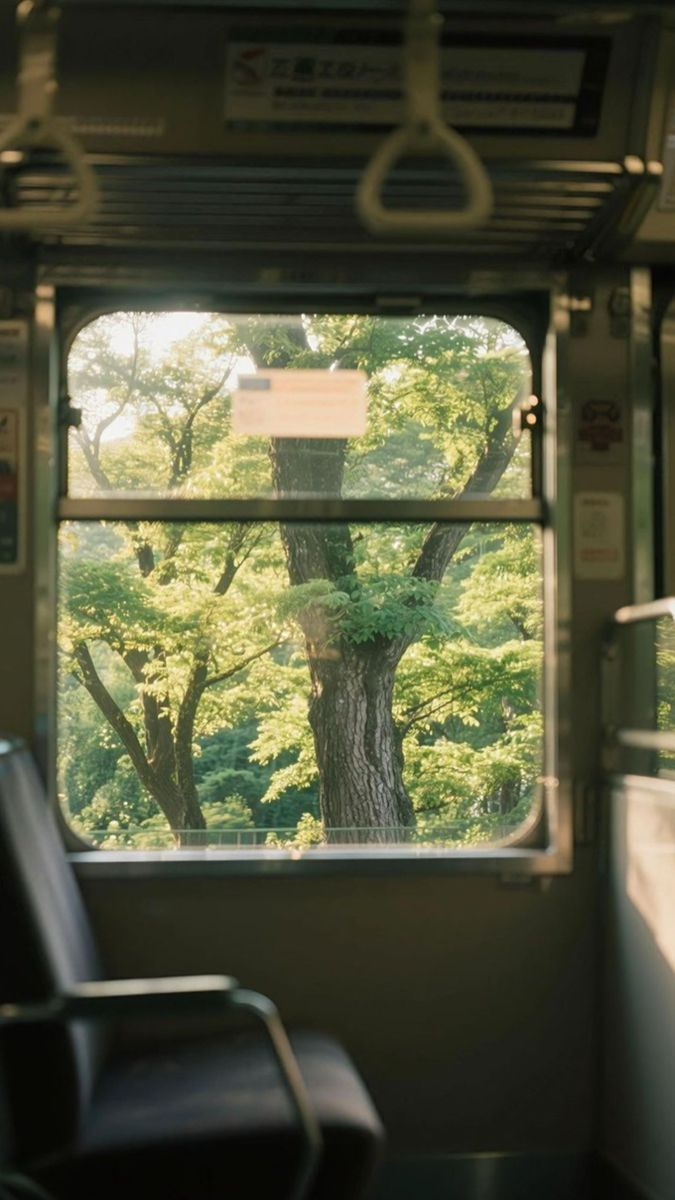
#> input picture contrast image processing/input.jpg, 675 x 1200 px
$ python contrast.py
#> lines starting #> are read from the running program, lines starting #| are printed output that depends on the picture
import os
import cv2
import numpy as np
import matplotlib.pyplot as plt

from skimage.metrics import (
    mean_squared_error,
    peak_signal_noise_ratio,
    structural_similarity,
)

def simple_ahe(channel, tile_size):
    h, w = channel.shape
    tile_h, tile_w = tile_size
    result = np.zeros_like(channel)

    for y0 in range(0, h, tile_h):
        for x0 in range(0, w, tile_w):
            y1 = min(y0 + tile_h, h)
            x1 = min(x0 + tile_w, w)

            tile = channel[y0:y1, x0:x1]
            result[y0:y1, x0:x1] = cv2.equalizeHist(tile)

    return result


def enhance_rgb_channels(input_path, output_path, method):
    img_bgr = cv2.imread(input_path)

    if img_bgr is None:
        raise ValueError("이미지를 불러올 수 없습니다.")

    img_rgb = cv2.cvtColor(img_bgr, cv2.COLOR_BGR2RGB)
    r, g, b = cv2.split(img_rgb)

    if method == "he":
        r2 = cv2.equalizeHist(r)
        g2 = cv2.equalizeHist(g)
        b2 = cv2.equalizeHist(b)

    elif method == "ahe":
        r2 = simple_ahe(r, tile_size=(64, 64))
        g2 = simple_ahe(g, tile_size=(64, 64))
        b2 = simple_ahe(b, tile_size=(64, 64))

    elif method == "clahe":
        clahe = cv2.createCLAHE(clipLimit=2.0, tileGridSize=(8, 8))
        r2 = clahe.apply(r)
        g2 = clahe.apply(g)
        b2 = clahe.apply(b)

    else:
        raise ValueError("method는 'he', 'ahe', 'clahe' 중 하나여야 합니다.")

    result_rgb = cv2.merge((r2, g2, b2))
    result_bgr = cv2.cvtColor(result_rgb, cv2.COLOR_RGB2BGR)

    ok = cv2.imwrite(output_path, result_bgr)
    if not ok:
        raise ValueError(f"이미지 저장 실패: {output_path}")

    return result_bgr


def compute_metrics(ref_rgb, test_rgb):
    ref_f = ref_rgb.astype(np.float32)
    test_f = test_rgb.astype(np.float32)

    mse = mean_squared_error(ref_f, test_f)
    psnr = peak_signal_noise_ratio(ref_f, test_f, data_range=255)
    ssim = structural_similarity(ref_f, test_f, data_range=255, channel_axis=2)

    return mse, psnr, ssim


def plot_images_histograms_and_metrics():
    image_paths = [
        ("Input", "input.jpg"),
        ("RGB HE", "outputs/output_rgb_he.jpg"),
        ("RGB AHE", "outputs/output_rgb_ahe.jpg"),
        ("RGB CLAHE", "outputs/output_rgb_clahe.jpg"),
    ]

    ref_bgr = cv2.imread("input.jpg")
    if ref_bgr is None:
        raise ValueError("기준 이미지 input.jpg를 불러올 수 없습니다.")
    ref_rgb = cv2.cvtColor(ref_bgr, cv2.COLOR_BGR2RGB)

    fig, axes = plt.subplots(4, 5, figsize=(24, 16))
    fig.suptitle("Image + RGB Histograms + Metrics", fontsize=18)

    colors = ["r", "g", "b"]
    channel_names = ["R", "G", "B"]

    for row, (title, path) in enumerate(image_paths):
        img_bgr = cv2.imread(path)
        if img_bgr is None:
            raise ValueError(f"이미지를 불러올 수 없습니다: {path}")

        img_rgb = cv2.cvtColor(img_bgr, cv2.COLOR_BGR2RGB)

        ax_img = axes[row, 0]
        ax_img.imshow(img_rgb)
        ax_img.set_title(f"{title} - Image")
        ax_img.axis("off")

        for ch in range(3):
            hist = cv2.calcHist([img_rgb], [ch], None, [256], [0, 256])

            ax = axes[row, ch + 1]
            ax.plot(hist, color=colors[ch], linewidth=1.5)
            ax.set_title(f"{title} - {channel_names[ch]}")
            ax.set_xlim([0, 256])
            ax.set_xlabel("Pixel Value")
            ax.set_ylabel("Count")
            ax.grid(alpha=0.3)

        ax_text = axes[row, 4]
        ax_text.axis("off")

        if title == "Input":
            metric_text = (
                "Reference Image\n\n"
                "MSE  : 0.0000\n"
                "PSNR : inf\n"
                "SSIM : 1.0000"
            )
        else:
            mse, psnr, ssim = compute_metrics(ref_rgb, img_rgb)
            metric_text = (
                f"{title} vs Input\n\n"
                f"MSE  : {mse:.4f}\n"
                f"PSNR : {psnr:.4f}\n"
                f"SSIM : {ssim:.4f}"
            )

        ax_text.text(
            0.05, 0.5, metric_text,
            fontsize=13,
            va="center",
            ha="left",
            bbox=dict(boxstyle="round", facecolor="whitesmoke", edgecolor="gray")
        )

    plt.tight_layout(rect=[0, 0, 1, 0.97])
    plt.savefig("outputs/image_hist_metrics.png", dpi=200)
    plt.close()


def main():
    os.makedirs("outputs", exist_ok=True)

    enhance_rgb_channels("input.jpg", "outputs/output_rgb_he.jpg", method="he")
#> in enhance_rgb_channels, img_bgr is the input picture: shape (1200, 675, 3); mean B, G, R 59.9, 83.2, 81.9
#> in enhance_rgb_channels, `r, g, b = cv2.split(img_rgb)`:
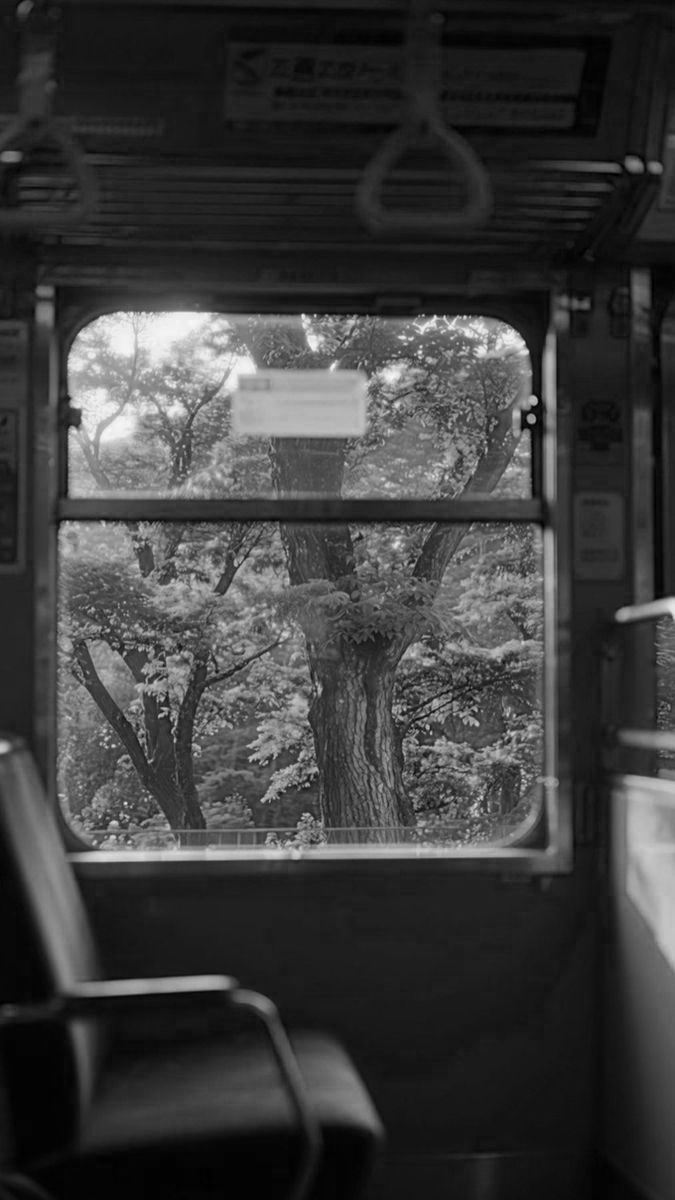
#> b: shape (1200, 675); min 0, max 251, mean 59.9
    enhance_rgb_channels("input.jpg", "outputs/output_rgb_ahe.jpg", method="ahe")
#> after the loop in simple_ahe, `for y0 in range(0, h, tile_h):`:
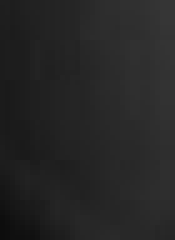
#> tile: shape (48, 35) (shown 5 times larger); min 13, max 54, mean 37.6
#> call 2 of simple_ahe, with tile_size = (64, 64)
#> after the loop in simple_ahe (call 2), `for y0 in range(0, h, tile_h):`:
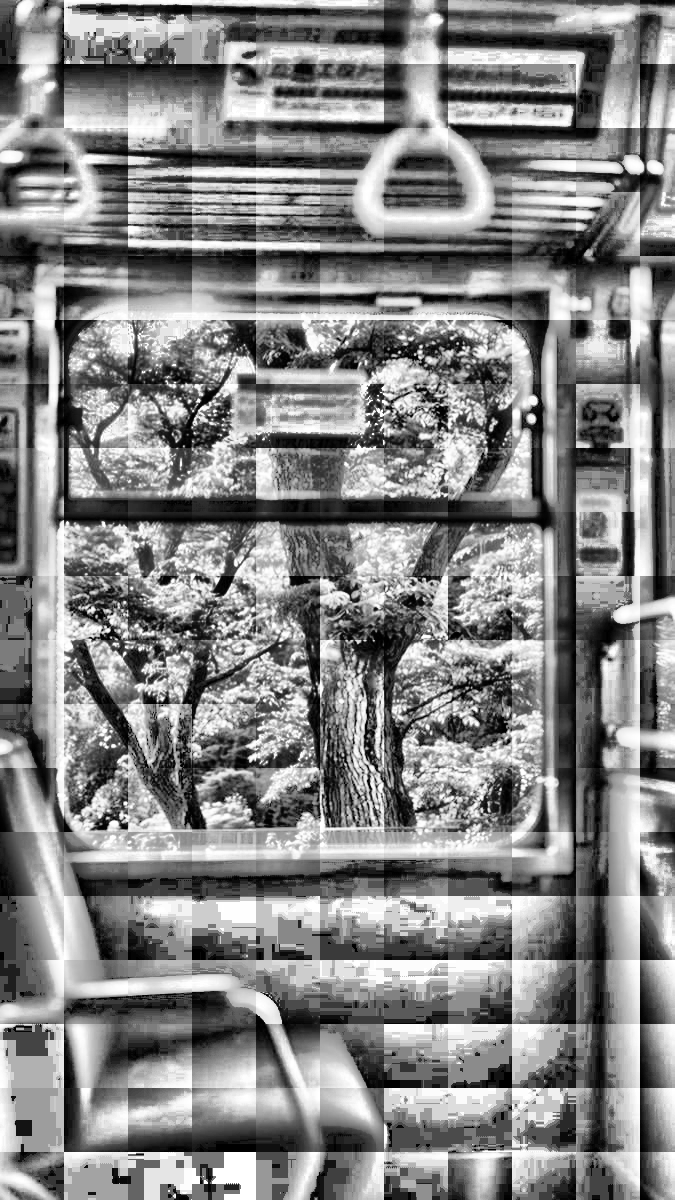
#> result: shape (1200, 675); min 0, max 255, mean 133
#> call 3 of simple_ahe, with tile_size = (64, 64)
#> after the loop in simple_ahe (call 3), `for y0 in range(0, h, tile_h):`:
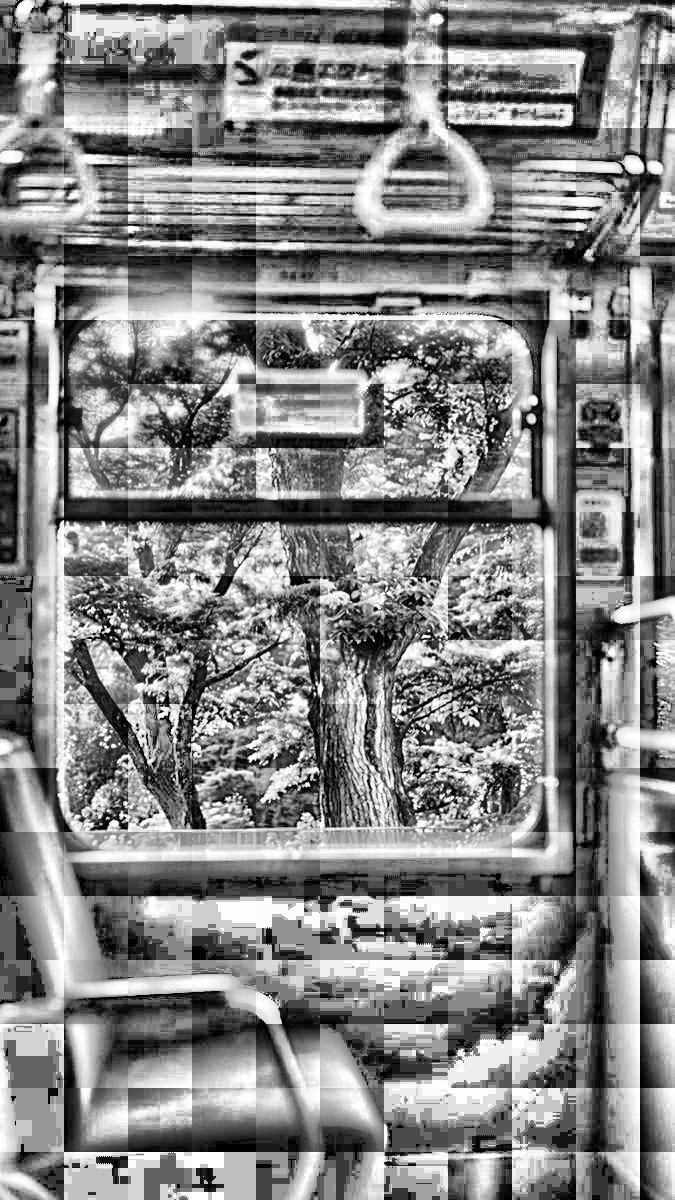
#> result: shape (1200, 675); min 0, max 255, mean 133.8
    enhance_rgb_channels("input.jpg", "outputs/output_rgb_clahe.jpg", method="clahe")
#> call 3 of enhance_rgb_channels, with input_path = 'input.jpg', output_path = 'outputs/output_rgb_clahe.jpg', method = 'clahe'
#> in enhance_rgb_channels (call 3), `result_rgb = cv2.merge((r2, g2, b2))`:
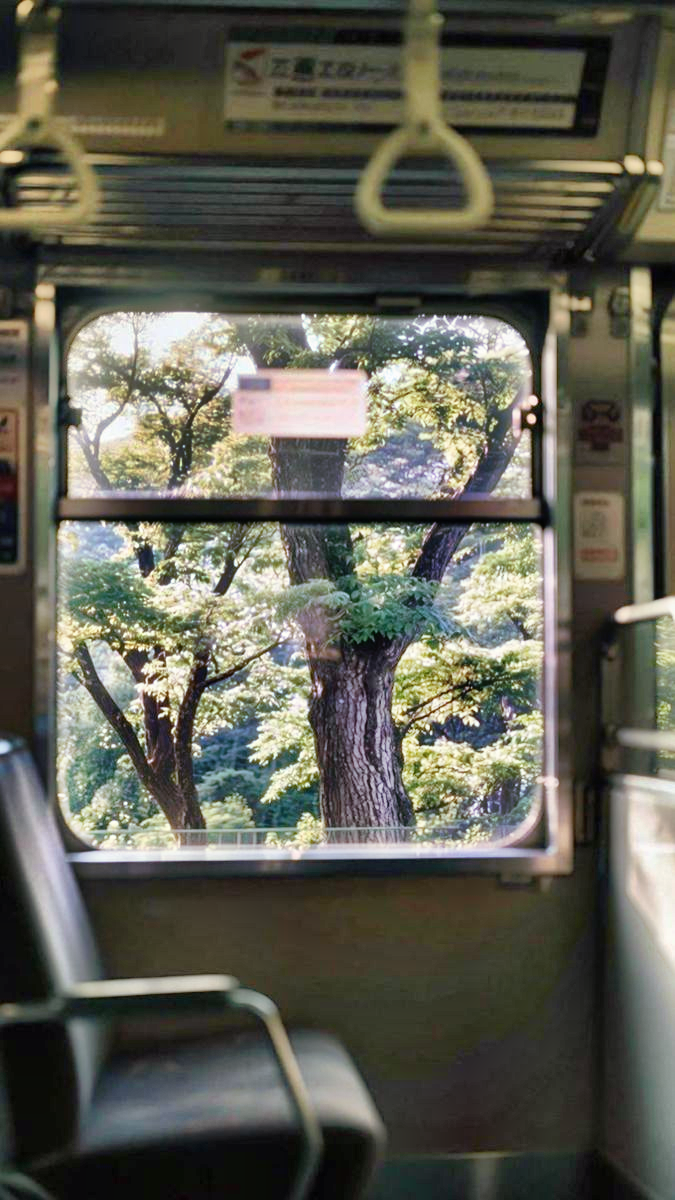
#> result_rgb: shape (1200, 675, 3); mean R, G, B 95.1, 94.9, 82.7

    plot_images_histograms_and_metrics()
#> in plot_images_histograms_and_metrics, `image_paths = [ ("Input", "input.jpg"), ("RGB HE", "outputs/output_rgb..`: image_paths = [('Input', 'input.jpg'), ('RGB HE', 'outputs/output_rgb_he.jpg'), ('RGB AHE', 'outputs/output_rgb_ahe.jpg'), ('RGB CLAHE', 'outputs/output_rgb_clahe.jpg')]
#> in plot_images_histograms_and_metrics, `plt.savefig("outputs/image_hist_metrics.png", dpi=200)`:
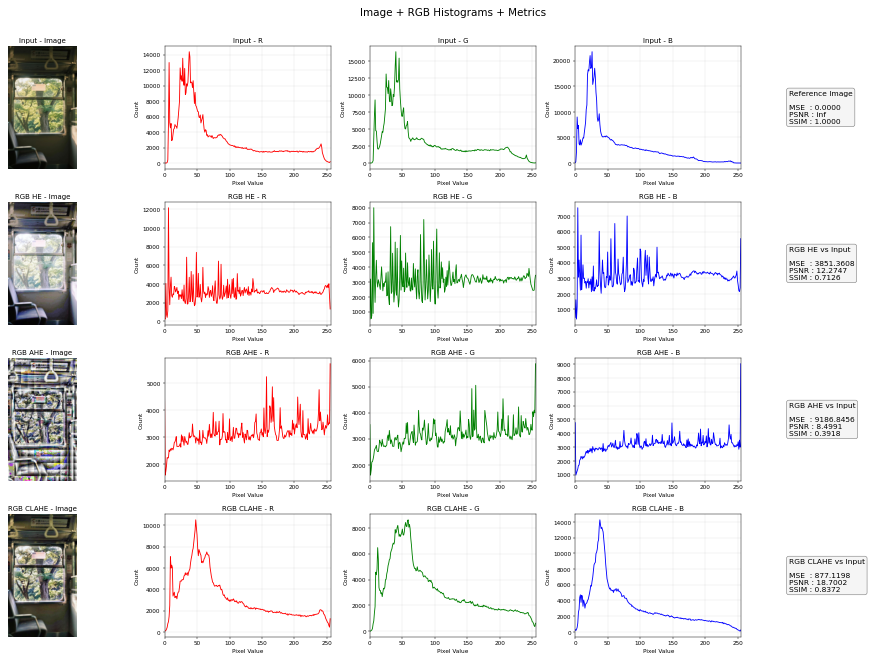
#> figure drawn by matplotlib, 16 panels; panel 2: curve peaks at x = 38, y = 14377; panel 3: curve peaks at x = 40, y = 16433; panel 4: curve peaks at x = 26, y = 21783; panel 6: curve peaks at x = 6, y = 12173


if __name__ == "__main__":
    main()

# python3 -m venv .venv
# ./.venv/bin/python -m pip install opencv-python numpy matplotlib scikit-image
# ./.venv/bin/python contrast.py
